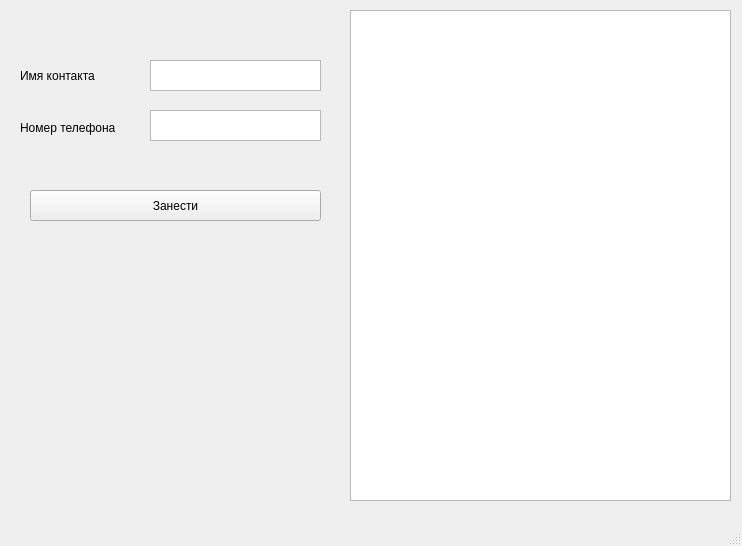
<?xml version="1.0" encoding="UTF-8"?>
<ui version="4.0">
 <class>MainWindow</class>
 <widget class="QMainWindow" name="MainWindow">
  <property name="geometry">
   <rect>
    <x>0</x>
    <y>0</y>
    <width>742</width>
    <height>546</height>
   </rect>
  </property>
  <property name="windowTitle">
   <string>Записная книжка</string>
  </property>
  <widget class="QWidget" name="centralwidget">
   <widget class="QListWidget" name="book">
    <property name="geometry">
     <rect>
      <x>350</x>
      <y>10</y>
      <width>381</width>
      <height>491</height>
     </rect>
    </property>
   </widget>
   <widget class="QLabel" name="label_name">
    <property name="geometry">
     <rect>
      <x>20</x>
      <y>60</y>
      <width>101</width>
      <height>31</height>
     </rect>
    </property>
    <property name="text">
     <string>Имя контакта</string>
    </property>
   </widget>
   <widget class="QTextEdit" name="textEdit_name">
    <property name="geometry">
     <rect>
      <x>150</x>
      <y>60</y>
      <width>171</width>
      <height>31</height>
     </rect>
    </property>
   </widget>
   <widget class="QTextEdit" name="textEdit_number">
    <property name="geometry">
     <rect>
      <x>150</x>
      <y>110</y>
      <width>171</width>
      <height>31</height>
     </rect>
    </property>
   </widget>
   <widget class="QLabel" name="label_number">
    <property name="geometry">
     <rect>
      <x>20</x>
      <y>120</y>
      <width>111</width>
      <height>16</height>
     </rect>
    </property>
    <property name="text">
     <string>Номер телефона</string>
    </property>
   </widget>
   <widget class="QPushButton" name="vnos">
    <property name="geometry">
     <rect>
      <x>30</x>
      <y>190</y>
      <width>291</width>
      <height>31</height>
     </rect>
    </property>
    <property name="text">
     <string>Занести</string>
    </property>
   </widget>
  </widget>
  <widget class="QMenuBar" name="menubar">
   <property name="geometry">
    <rect>
     <x>0</x>
     <y>0</y>
     <width>742</width>
     <height>21</height>
    </rect>
   </property>
  </widget>
  <widget class="QStatusBar" name="statusbar"/>
 </widget>
 <resources/>
 <connections/>
</ui>
